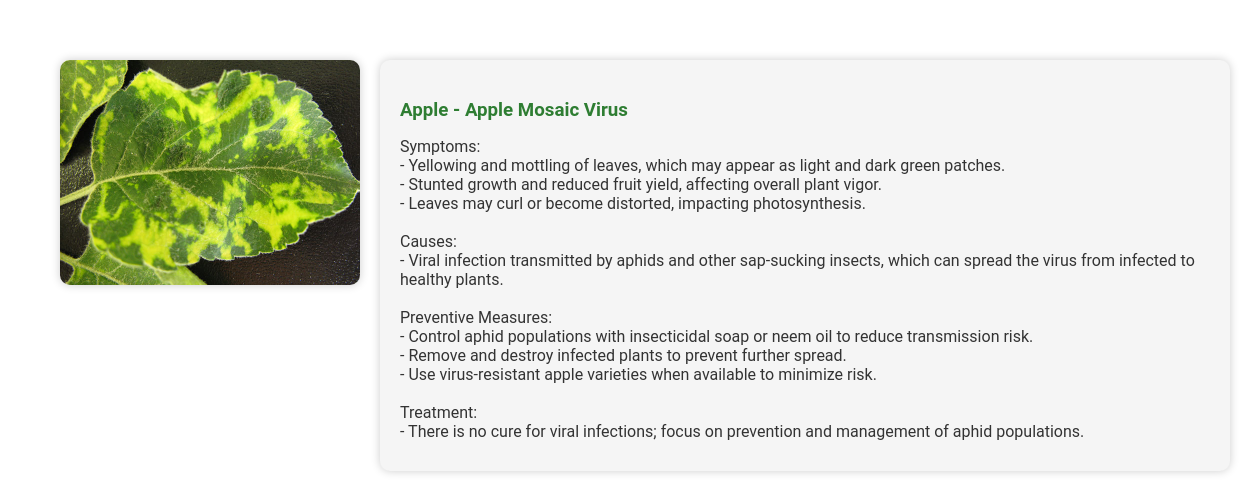
Page /disease_info/2 (signed in) on the committed database.
### app.py (models this page shows)
class Plant(db.Model):
    id = db.Column(db.Integer, primary_key=True)
    name = db.Column(db.String(50), unique=True, nullable=False)
    diseases = db.relationship('Disease', backref='plant', lazy=True)

class Disease(db.Model):
    id = db.Column(db.Integer, primary_key=True)
    plant_id = db.Column(db.Integer, db.ForeignKey('plant.id'), nullable=False)
    name = db.Column(db.String(100), nullable=False)
    description = db.Column(db.Text, nullable=False)
    stage = db.Column(db.String(50), nullable=False)

### app.py (the view)
@app.route('/disease_info/<int:disease_id>', methods=['GET'])
def disease_info(disease_id):
    if 'user_id' not in session:
        return redirect(url_for('login'))
    disease = Disease.query.get_or_404(disease_id)
    return render_template('disease_info.html', disease=disease)

### templates/disease_info.html (shortened to what this page needs)
<!DOCTYPE html>
<html lang="en" class="disease-info">
<head>
    <link rel="stylesheet" type="text/css" href="{{ url_for('static', filename='css/styles.css') }}">
</head>
<body class="disease-info">
    <div class="disease-info-container">
        <div class="disease-info-top">
            <img src="{{ url_for('static', filename='images/' + disease.name.lower().replace(' ', '_') + '.png') }}" alt="{{ disease.name }}">
            <div class="disease-info-content">
                <h3>{{ disease.plant.name }} - {{ disease.name }}</h3>
                <p class="convert-br">{{ disease.description|safe }}</p>
            </div>
        </div>
    </div>
</body>
</html>

### static/css/styles.css (style rules this page uses)
html, body { font-family: 'Roboto', sans-serif; margin: 0; padding: 0; height: 100%; width: 100%; scroll-behavior: smooth; background-color: #f4f4f4; }
html.disease-info, body.disease-info { background: #fff; display: flex; justify-content: center; align-items: flex-start; padding: 20px; }
p { color: #555; margin-bottom: 20px; }
.disease-info-container { display: flex; flex-direction: column; width: 100%; max-width: 1200px; margin: 0 auto; padding: 20px; }
.disease-info-top { display: flex; align-items: flex-start; justify-content: space-between; margin-bottom: 20px; }
.disease-info-top img { max-width: 300px; height: auto; border-radius: 10px; margin-right: 20px; box-shadow: 0 0 10px rgba(0, 0, 0, 0.2); }
.disease-info-content { flex: 1; padding: 20px; background: #f5f5f5; border-radius: 10px; box-shadow: 0 0 10px rgba(0, 0, 0, 0.2); }
.disease-info-content h3 { color: #2e7d32; margin-bottom: 10px; }
.disease-info-content p { color: #333; margin-bottom: 10px; }

### rows in the picture
Plant: plant.name "Apple"
Disease: name "Apple Mosaic Virus", description "Symptoms: - Yellowing and mottling of leaves, which may appear as light and dark green patches. - Stunted growth and reduced fruit yield, affecting overall plant vigor. - Leaves may curl or become distorted, impacting photosynthesis. Causes: - Viral infection transmitted by aphids and other sap-sucking insects, which can spread the virus from infected to healthy plants. Preventive Measures: - Control aphid populations with insecticidal soap or neem oil to reduce transmission risk. - Remove and destroy infected plants to prevent further spread. - Use virus-resistant apple varieties when available to minimize risk. Treatment: - There is no cure for viral infections; focus on prevention and…"
